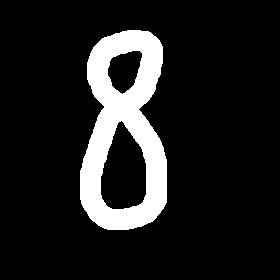
#> input picture my_digit.png, 280 x 280 px
$ python MNIST_Exam1_Missing_Code.py
#> lines starting #> are read from the running program, lines starting #| are printed output that depends on the picture; after the words box and inside, x2 and y2 are one past the last pixel; in counts of white or black regions, pixels touching at a corner belong together
# 9) Load and preprocess a custom image
from PIL import Image
path = "my_digit.png"
img = Image.open(path).convert('L')           # grayscale
#> img is the input picture: PIL image 280x280 L; 12.4% white; 1 white region, box (x1, y1, x2, y2) and area: (80, 30, 167, 230) 9737
img_28 = img.resize((28, 28), Image.LANCZOS)
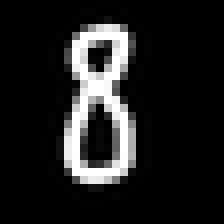
#> img_28: PIL image 28x28 L (shown 8 times larger); min 0, max 255, mean 31.6
#> (the run stopped early here; a loop or call above may not have finished)
